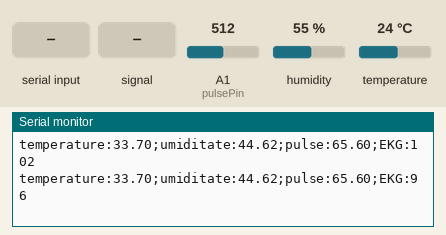
This sketch was run on a simulated Arduino Uno, built with avr-gcc and run on an emulated ATmega328P. Shown: the last lines printed to the serial monitor. The inputs (shaded band) are chosen by the test bench; at power-on: A1 (pulsePin) = 512, humidity 55 %, temperature 24 °C. Random numbers use the default seed unless the sketch sets one.

Above: at 1.2 s.
1.3 s: A1 (pulsePin) set to 390
At 1.9 s:
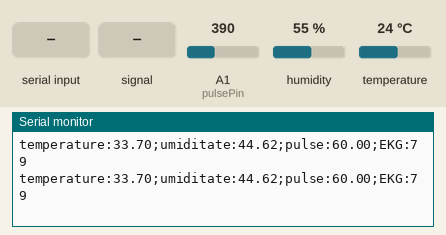
7.3 s: "1\n" received over the second serial link
8.8 s: A1 (pulsePin) fed a 200 Hz sine of ±81 counts around its level
At 9.9 s:
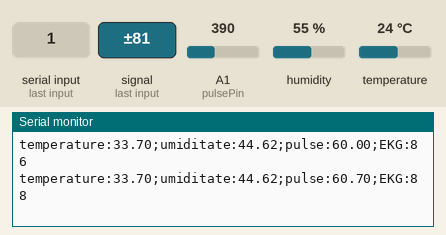
14.8 s: humidity set to 22 %
At 15.7 s:
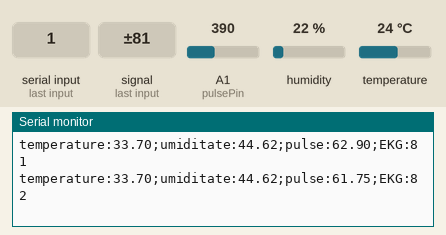
20.8 s: temperature set to 12 °C
At 21.8 s:
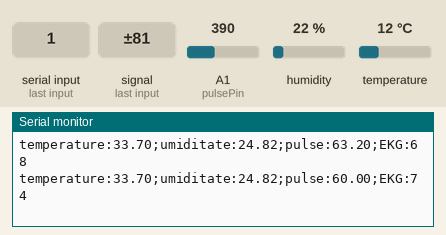
22.3 s: A1 (pulsePin) fed a 1000 Hz sine of ±255 counts around its level
Timing chart, 0 to 25.3 s (numbered marks = the images above; inputs shaded):
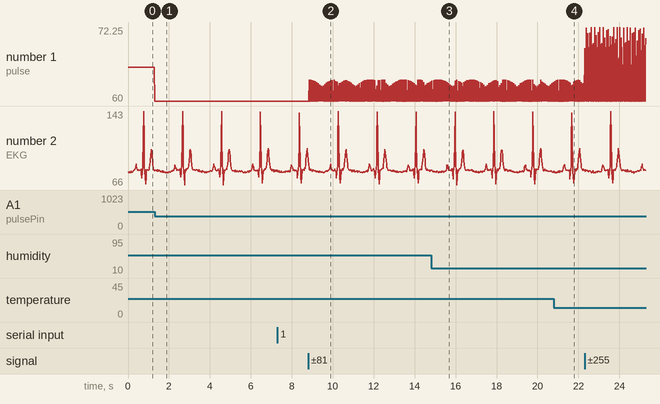

Measured:
- after the input at 1.3 s, the serial monitor: prints a new line at once (image 1)
- after the input at 8.8 s, the serial monitor: prints a new line at once (image 2)
- plotted number 1: 65.6 → 60 after the input at 1.3 s

The sketch:

h2go.ino
```cpp
#include <SoftwareSerial.h>
#include <Wire.h>
#include <Adafruit_Sensor.h>
#include "DHT.h"

// Define the DHT pin and type
#define DHTPIN 4         // Digital pin connected to the DHT sensor
#define DHTTYPE DHT22    // DHT 11

SoftwareSerial BTSerial(5, 6); // RX, TX
DHT dht(DHTPIN, DHTTYPE);

const int ekgPin = A0;
const int pulsePin = A1;

int pulseSignal = 0;

const int minRaw = 400;
const int maxRaw = 800;

float normalizeHeartRate(int rawValue) {
  rawValue = constrain(rawValue, minRaw, maxRaw);
  float normalized = (float)(rawValue - minRaw) / (maxRaw - minRaw);
  float bpm = 60.0 + (normalized * 20.0);

  return bpm;
}

float calibrateTemperature(float rawTemp) {
  float correctedTemp = (rawTemp - 27.6) * 0.5 + 35.5;
  return correctedTemp;
}

float calibrateHumidity(float rawHum) {
  float correctedHum = (rawHum - 59.8) * 0.6 + 47.5;
  return correctedHum;
}

const int samplesPerBeat = 100;
float time = 0.0;
const float dt = 0.01;

int generateEKGSample(float t) {
  float p = 0.2;
  float q = 0.35;
  float r = 0.4;
  float s = 0.45;
  float tWave = 0.6;

  float pWave = 0.1 * exp(-pow((t - p) * 40, 2));
  float qWave = -0.15 * exp(-pow((t - q) * 100, 2));
  float rWave = 1.0 * exp(-pow((t - r) * 80, 2));
  float sWave = -0.25 * exp(-pow((t - s) * 80, 2));
  float tComp = 0.35 * exp(-pow((t - tWave) * 30, 2));

  float signal = pWave + qWave + rWave + sWave + tComp;

  signal += 0.05 * sin(2 * PI * t * 0.5);
  signal += random(-2, 2) / 100.0;

  int scaled = 400 + int(signal * 300);
  return scaled;
}


void setup() {
  Serial.begin(115200);         // Pentru Serial Monitor
  BTSerial.begin(115200);       // Pentru Bluetooth
  Serial.println("Setup gata.");
  pinMode(10, INPUT); // Setup for leads off detection LO +
  pinMode(11, INPUT); // Setup for leads off detection LO -

  dht.begin();
}

void loop() {

  delay(10);

  float temperature = dht.readTemperature();
  float humidity = dht.readHumidity();

  // Check if any reads failed
  if (isnan(temperature) || isnan(humidity)) {
    Serial.println("Failed to read from DHT sensor!");
    BTSerial.println("Failed to read from DHT sensor!");
    return;
  }
  else
  {

    float adjustedTemp = calibrateTemperature(temperature);
    float adjustedHum = calibrateHumidity(humidity);

    Serial.print(String("temperature:") + adjustedTemp + String(";"));
    BTSerial.print(String("temperature:") + adjustedTemp + String(";"));

    Serial.print(String("umiditate:") + adjustedHum + String(";"));
    BTSerial.print(String("umiditate:") + adjustedHum + String(";"));
  }


  pulseSignal = analogRead(pulsePin);
  int rawValue = analogRead(pulsePin);

  float bpm = normalizeHeartRate(rawValue);
  Serial.print(String("pulse:") + bpm + String(";"));
  BTSerial.print(String("pulse:") + bpm + String(";"));

  // Check for leads off condition
  // if (digitalRead(10) == 1 || digitalRead(11) == 1) {
    // Serial.print("Leads off! Processed ECG: ");
  // } else {

    int EKG = generateEKGSample(time);
    EKG = EKG/5;
    Serial.print(String("EKG:") + EKG + "\n");
    BTSerial.print(String("EKG:") + EKG + "\n");

    time += dt;
    if (time >= 1.0) time = 0.0;

  // }

  // Handle Bluetooth commands
  if (BTSerial.available()) {
    String mesaj = BTSerial.readStringUntil('\n');
    Serial.print("Am primit de la telefon: ");
    Serial.println(mesaj);
  }

}
```
